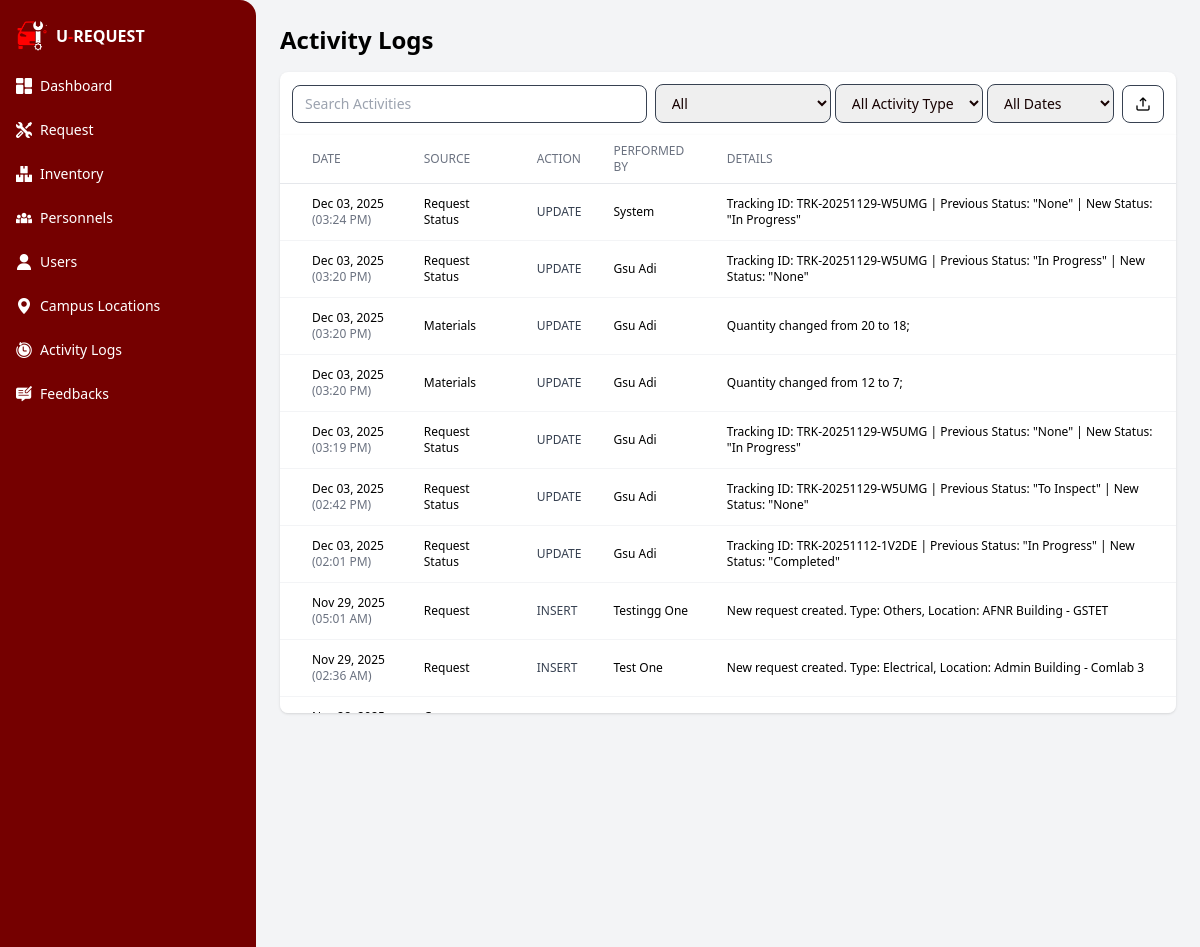
The app's page /app/modules/gsu_admin/views/logs.php (signed in, upper part), older data.
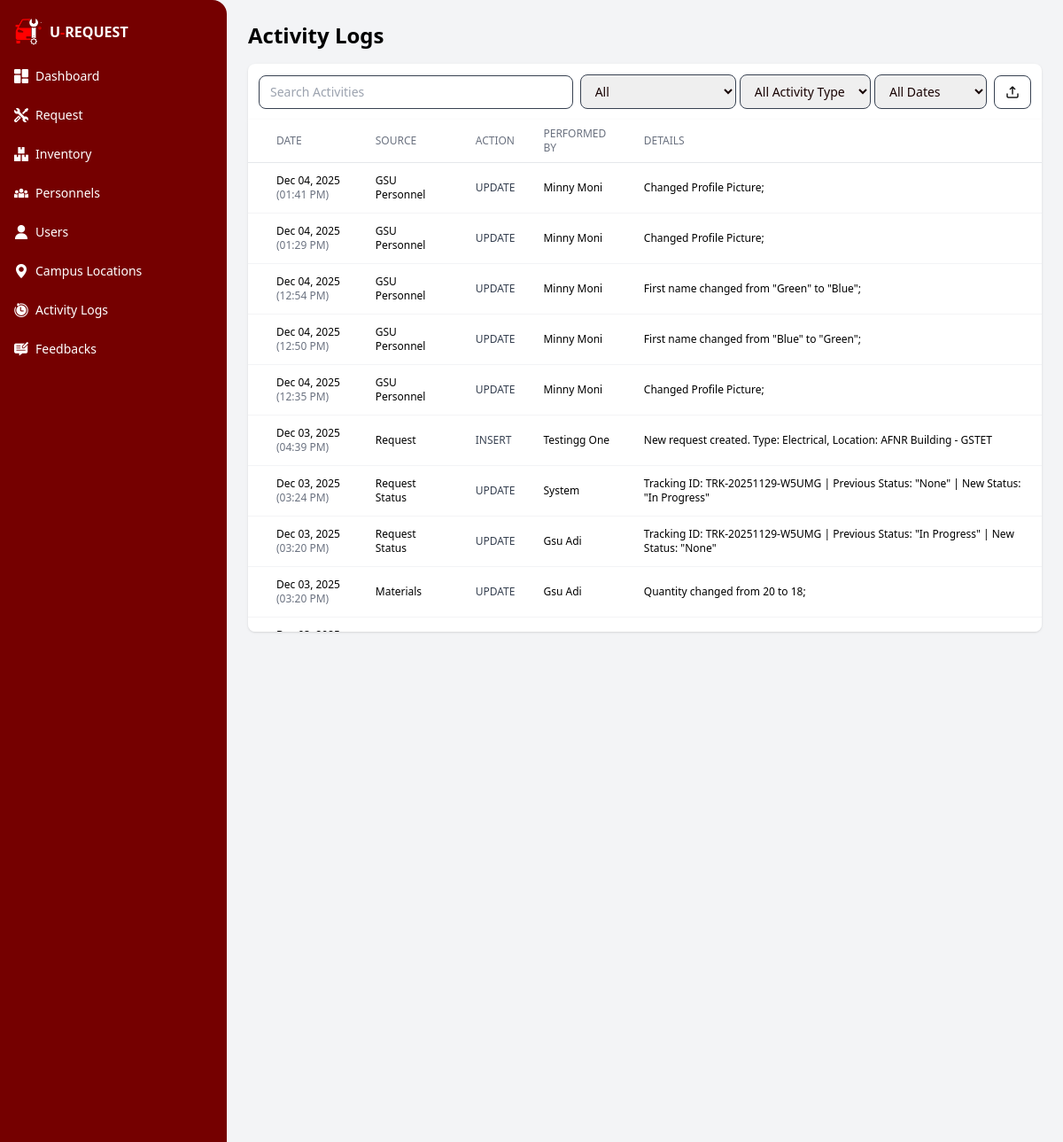
The same page, newer data.
### tables this page shows
CREATE TABLE `activity_logs` (
  `logs_id` int(10) unsigned NOT NULL AUTO_INCREMENT,
  `source` varchar(150) NOT NULL,
  `name` varchar(150) NOT NULL,
  `action` enum('INSERT','UPDATE','DELETE') NOT NULL,
  `description` text DEFAULT NULL,
  `changed_at` timestamp NOT NULL DEFAULT current_timestamp(),
  PRIMARY KEY (`logs_id`)
);

### app/core/BaseModel.php (called while the page is built, shortened)
<?php
class BaseModel {
    protected $host = 'localhost';
    protected $user = 'root';
    protected $pass = '';
    protected $name = 'u_request';
    private function connect() {
        $this->db = @new mysqli($this->host, $this->user, $this->pass, $this->name);
    }
}

### app/models/ActivityLogsModel.php (called while the page is built, shortened)
<?php
require_once __DIR__ . '/../core/BaseModel.php';
class ActivityLogsModel extends BaseModel {
   public function getLogs($sourceFilter = 'all', $actionFilter = 'all', $dateFilter = 'all', $limit = 100)
{
    $role = 'gsu';
    $accessLevelId = 0;
    if (isset($_SESSION['staff_id'])) {
        $staffId = $_SESSION['staff_id'];
        $stmt = $this->db->prepare("
            SELECT a.accessLevel_id, LOWER(aal.accessLevel_desc) AS role
            FROM administrator AS a
            JOIN admin_access_level AS aal ON a.accessLevel_id = aal.accessLevel_id
            WHERE a.staff_id = ?
        ");
        $stmt->bind_param("s", $staffId);
        $stmt->execute();
        $result = $stmt->get_result();
    }
    switch ($accessLevelId) {
        default: $role = 'gsu';
    }
    $accessRules = [
        'super' => [
            'gsu personnel', 'materials', 'request', 'request status',
            'assigned personnel', 'administrator', 'campus location',
            'driver', 'vehicle', 'vehicle request', 'vehicle request assignment', 'requester'
        ],
        'gsu' => [
            'gsu personnel', 'materials', 'request', 'request status',
            'assigned personnel', 'campus location'
        ],
        'motorpool' => [
            'driver', 'vehicle', 'vehicle request', 'vehicle request assignment'
        ]
    ];
    $allowedSources = $accessRules[$role] ?? [];
    $query = "
        SELECT
            changed_at AS timestamp,
            source,
            action AS action_type,
            name AS affected_item,
            description AS details
        FROM activity_logs
    ";
    $conditions = [];
    if (!empty($allowedSources)) {
        $escaped = array_map([$this->db, 'real_escape_string'], $allowedSources);
        $conditions[] = "source IN ('" . implode("','", $escaped) . "')";
    }
    $dateCondition = $this->buildDateCondition($dateFilter, 'changed_at');
    if (!empty($conditions)) {
        $query .= " WHERE " . implode(" AND ", $conditions);
    }
    $query .= " ORDER BY timestamp DESC LIMIT $limit";
    $result = $this->db->query($query);
    return $result ? $result->fetch_all(MYSQLI_ASSOC) : [];
}
    private function buildDateCondition($dateFilter, $column = 'changed_at') {
        switch ($dateFilter) {
            default: return "";
        }
    }
}

### app/controllers/ActivityLogsController.php (the view, shortened to what this page needs)
<?php
require_once __DIR__ . '/../models/ActivityLogsModel.php';
class ActivityLogsController {
    private $model;
    public function __construct() {
        $this->model = new ActivityLogsModel();
    }
    public function renderLogs($tableFilter = 'all', $actionFilter = 'all', $dateFilter = 'all') {
        $logs = $this->model->getLogs($tableFilter, $actionFilter, $dateFilter, 100);
        $html = "";
        foreach ($logs as $row) {
            $actionClass = "text-gray-700";
            $logData = htmlspecialchars(json_encode($row), ENT_QUOTES, 'UTF-8');
            $html .= '
            <tr
                data-log="' . $logData . '"
                @click="selected = JSON.parse($el.dataset.log); showDetails = true"
                class="hover:bg-gray-100 cursor-pointer text-left border-b border-gray-100 transition-colors duration-150 ease-in-out"
            >
                <td class="pl-8 py-3">
                ' . date('M d, Y', strtotime($row['timestamp'])) . '
                <span class="text-xs text-gray-500">(' . date('h:i A', strtotime($row['timestamp'])) . ')</span>
                </td>
                <td class="px-4 py-3">' . htmlspecialchars($row['source']) . '</td>
                <td class="px-4 py-3 ' . $actionClass . '">' . htmlspecialchars($row['action_type']) . '</td>
                <td class="px-4 py-3">' . htmlspecialchars($row['affected_item']) . '</td>
                <td class="px-4 py-3">' . htmlspecialchars($row['details']) . '</td>
            </tr>';
        }
        return $html;
    }
}

Row changes from the older to the newer data that the page shows:
no longer on this page (row unchanged): activity_logs: changed_at "Dec 03, 2025", changed_at "03:20 PM", source "Materials", action "UPDATE", name "Gsu Adi", description "Quantity changed from 12 to 7;"
no longer on this page (row unchanged): activity_logs: changed_at "Dec 03, 2025", changed_at "03:19 PM", source "Request Status", action "UPDATE", name "Gsu Adi", description "Tracking ID: TRK-20251129-W5UMG | Previous Status: \"None\" | New Status: \"In Progress\""
no longer on this page (row unchanged): activity_logs: changed_at "Dec 03, 2025", changed_at "02:42 PM", source "Request Status", action "UPDATE", name "Gsu Adi", description "Tracking ID: TRK-20251129-W5UMG | Previous Status: \"To Inspect\" | New Status: \"None\""
no longer on this page (row unchanged): activity_logs: changed_at "Dec 03, 2025", changed_at "02:01 PM", source "Request Status", action "UPDATE", name "Gsu Adi", description "Tracking ID: TRK-20251112-1V2DE | Previous Status: \"In Progress\" | New Status: \"Completed\""
no longer on this page (row unchanged): activity_logs: changed_at "Nov 29, 2025", changed_at "05:01 AM", source "Request", action "INSERT", name "Testingg One", description "New request created. Type: Others, Location: AFNR Building - GSTET"
no longer on this page (row unchanged): activity_logs: changed_at "Nov 29, 2025", changed_at "02:36 AM", source "Request", action "INSERT", name "Test One", description "New request created. Type: Electrical, Location: Admin Building - Comlab 3"
added activity_logs: changed_at "Dec 04, 2025", changed_at "01:41 PM", source "GSU Personnel", action "UPDATE", name "Minny Moni", description "Changed Profile Picture;"
added activity_logs: changed_at "Dec 04, 2025", changed_at "01:29 PM", source "GSU Personnel", action "UPDATE", name "Minny Moni", description "Changed Profile Picture;"
added activity_logs: changed_at "Dec 04, 2025", changed_at "12:54 PM", source "GSU Personnel", action "UPDATE", name "Minny Moni", description "First name changed from \"Green\" to \"Blue\";"
added activity_logs: changed_at "Dec 04, 2025", changed_at "12:50 PM", source "GSU Personnel", action "UPDATE", name "Minny Moni", description "First name changed from \"Blue\" to \"Green\";"
added activity_logs: changed_at "Dec 04, 2025", changed_at "12:35 PM", source "GSU Personnel", action "UPDATE", name "Minny Moni", description "Changed Profile Picture;"
added activity_logs: changed_at "Dec 03, 2025", changed_at "04:39 PM", source "Request", action "INSERT", name "Testingg One", description "New request created. Type: Electrical, Location: AFNR Building - GSTET"
